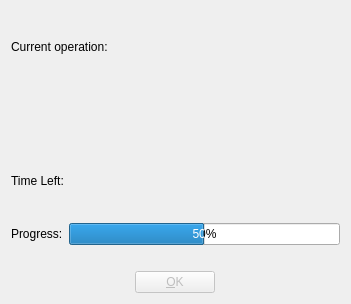
<ui version="4.0" >
 <class>QP_UIProgress</class>
 <widget class="QDialog" name="QP_UIProgress" >
  <property name="geometry" >
   <rect>
    <x>0</x>
    <y>0</y>
    <width>351</width>
    <height>304</height>
   </rect>
  </property>
  <property name="windowTitle" >
   <string>Progress</string>
  </property>
  <layout class="QVBoxLayout" >
   <item>
    <spacer>
     <property name="orientation" >
      <enum>Qt::Vertical</enum>
     </property>
     <property name="sizeType" >
      <enum>QSizePolicy::Fixed</enum>
     </property>
     <property name="sizeHint" >
      <size>
       <width>20</width>
       <height>20</height>
      </size>
     </property>
    </spacer>
   </item>
   <item>
    <widget class="QLabel" name="lblStep" >
     <property name="frameShape" >
      <enum>QFrame::NoFrame</enum>
     </property>
     <property name="frameShadow" >
      <enum>QFrame::Plain</enum>
     </property>
     <property name="text" >
      <string>Current operation:</string>
     </property>
     <property name="wordWrap" >
      <bool>false</bool>
     </property>
    </widget>
   </item>
   <item>
    <widget class="QLabel" name="lblState" >
     <property name="text" >
      <string/>
     </property>
     <property name="wordWrap" >
      <bool>false</bool>
     </property>
    </widget>
   </item>
   <item>
    <widget class="QLabel" name="lblMessage" >
     <property name="text" >
      <string/>
     </property>
     <property name="wordWrap" >
      <bool>false</bool>
     </property>
    </widget>
   </item>
   <item>
    <spacer>
     <property name="orientation" >
      <enum>Qt::Vertical</enum>
     </property>
     <property name="sizeType" >
      <enum>QSizePolicy::Fixed</enum>
     </property>
     <property name="sizeHint" >
      <size>
       <width>20</width>
       <height>20</height>
      </size>
     </property>
    </spacer>
   </item>
   <item>
    <widget class="QLabel" name="lblTimeLeft" >
     <property name="text" >
      <string>Time Left:</string>
     </property>
     <property name="wordWrap" >
      <bool>false</bool>
     </property>
    </widget>
   </item>
   <item>
    <spacer>
     <property name="orientation" >
      <enum>Qt::Vertical</enum>
     </property>
     <property name="sizeType" >
      <enum>QSizePolicy::Fixed</enum>
     </property>
     <property name="sizeHint" >
      <size>
       <width>20</width>
       <height>20</height>
      </size>
     </property>
    </spacer>
   </item>
   <item>
    <layout class="QHBoxLayout" >
     <item>
      <widget class="QLabel" name="lblProgress" >
       <property name="text" >
        <string>Progress:</string>
       </property>
       <property name="wordWrap" >
        <bool>false</bool>
       </property>
      </widget>
     </item>
     <item>
      <widget class="QProgressBar" name="progressBar" >
       <property name="value" >
        <number>50</number>
       </property>
      </widget>
     </item>
    </layout>
   </item>
   <item>
    <spacer>
     <property name="orientation" >
      <enum>Qt::Vertical</enum>
     </property>
     <property name="sizeType" >
      <enum>QSizePolicy::Fixed</enum>
     </property>
     <property name="sizeHint" >
      <size>
       <width>20</width>
       <height>20</height>
      </size>
     </property>
    </spacer>
   </item>
   <item>
    <layout class="QHBoxLayout" >
     <property name="spacing" >
      <number>6</number>
     </property>
     <property name="leftMargin" >
      <number>0</number>
     </property>
     <property name="topMargin" >
      <number>0</number>
     </property>
     <property name="rightMargin" >
      <number>0</number>
     </property>
     <property name="bottomMargin" >
      <number>0</number>
     </property>
     <item>
      <widget class="QPushButton" name="btnOk" >
       <property name="enabled" >
        <bool>false</bool>
       </property>
       <property name="sizePolicy" >
        <sizepolicy vsizetype="Fixed" hsizetype="Fixed" >
         <horstretch>0</horstretch>
         <verstretch>0</verstretch>
        </sizepolicy>
       </property>
       <property name="text" >
        <string>&amp;OK</string>
       </property>
      </widget>
     </item>
    </layout>
   </item>
  </layout>
 </widget>
 <layoutdefault spacing="6" margin="11" />
 <pixmapfunction>qPixmapFromMimeSource</pixmapfunction>
 <customwidgets>
  <customwidget>
   <class>QProgressBar</class>
   <extends>QFrame</extends>
   <header>QProgressBar</header>
  </customwidget>
 </customwidgets>
 <resources/>
 <connections>
  <connection>
   <sender>btnOk</sender>
   <signal>clicked()</signal>
   <receiver>QP_UIProgress</receiver>
   <slot>accept()</slot>
   <hints>
    <hint type="sourcelabel" >
     <x>20</x>
     <y>20</y>
    </hint>
    <hint type="destinationlabel" >
     <x>20</x>
     <y>20</y>
    </hint>
   </hints>
  </connection>
 </connections>
</ui>
